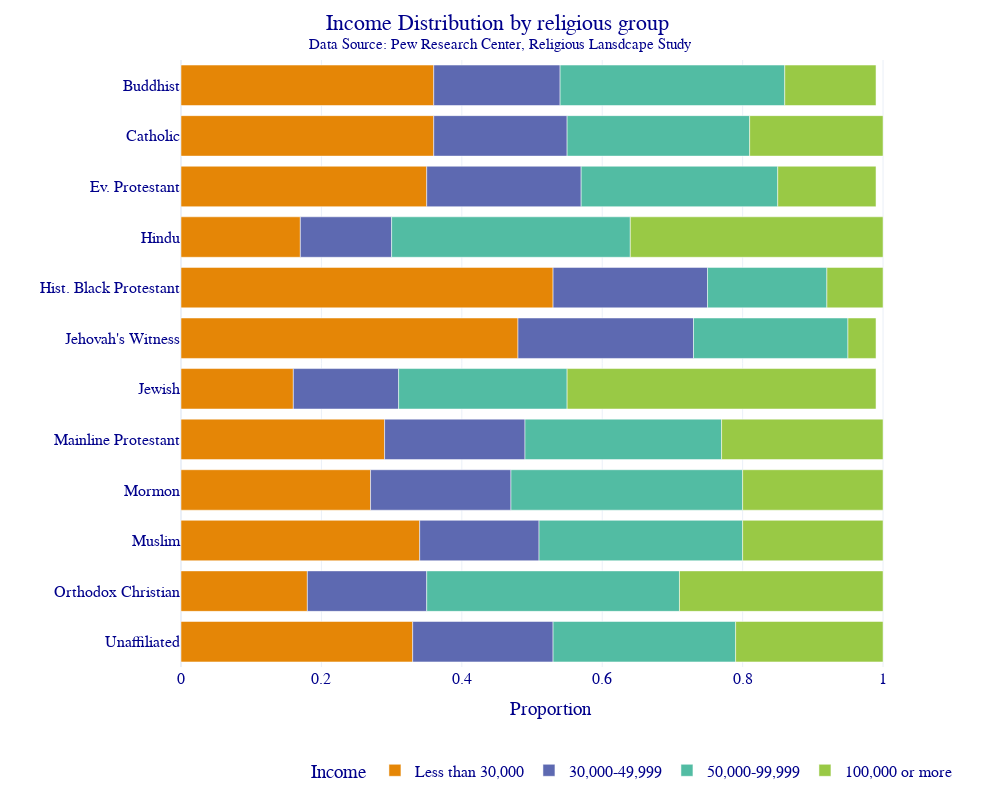

The notebook cell this image was saved under:
### Markdown cell above
## There are SO MANY CUSTOMIZATION OPTIONS!

You are not expected to have all of these options memorized. You should just know that these things are possible and then look up examples for how to do fancier things. I always start simple and then add on from there.

## Final Plot

### Code cell
fig = px.bar(DF_new,
             y='religion',
             x='proportion',
             color='income',
             color_discrete_sequence=px.colors.qualitative.Vivid,
             category_orders={'income' : ['Less than 30,000', '30,000-49,999', '50,000-99,999', '100,000 or more']})

fig.update_layout(template="plotly_white",
                  title='Income Distribution by religious group <br><sup>Data Source: Pew Research Center, Religious Lansdcape Study</sup>',
                  title_x=0.5,
                  yaxis={'categoryorder': 'category descending'},
                  xaxis_title="Proportion",
                  yaxis_title="",
                  legend_title='Income',
                  legend={'orientation':"h",'yanchor':"bottom",'y':-0.2, 'xanchor':"right",'x':1.05},
                  font={'family':"Courier New, monospace",'size':16,'color':"Darkblue"},
                  autosize=False,
                  width=1000,
                  height=800)

fig.show()

### Figure 1 — Plotly figure (JSON) as saved in the notebook; plotly's stock layout.template omitted (floating-point values rounded to 4 significant figures)
{"data": [{"hovertemplate": "income=Less than 30,000<br>proportion=%{x}<br>religion=%{y}<extra></extra>", "legendgroup": "Less than 30,000", "marker": {"color": "rgb(229, 134, 6)", "pattern": {"shape": ""}}, "name": "Less than 30,000", "orientation": "h", "showlegend": true, "textposition": "auto", "type": "bar", "x": [0.36, 0.36, 0.35, 0.17, 0.53, 0.48, 0.16, 0.29, 0.27, 0.34, 0.18, 0.33], "xaxis": "x", "y": ["Buddhist", "Catholic", "Ev. Protestant", "Hindu", "Hist. Black Protestant", "Jehovah's Witness", "Jewish", "Mainline Protestant", "Mormon", "Muslim", "Orthodox Christian", "Unaffiliated"], "yaxis": "y"}, {"hovertemplate": "income=30,000-49,999<br>proportion=%{x}<br>religion=%{y}<extra></extra>", "legendgroup": "30,000-49,999", "marker": {"color": "rgb(93, 105, 177)", "pattern": {"shape": ""}}, "name": "30,000-49,999", "orientation": "h", "showlegend": true, "textposition": "auto", "type": "bar", "x": [0.18, 0.19, 0.22, 0.13, 0.22, 0.25, 0.15, 0.2, 0.2, 0.17, 0.17, 0.2], "xaxis": "x", "y": ["Buddhist", "Catholic", "Ev. Protestant", "Hindu", "Hist. Black Protestant", "Jehovah's Witness", "Jewish", "Mainline Protestant", "Mormon", "Muslim", "Orthodox Christian", "Unaffiliated"], "yaxis": "y"}, {"hovertemplate": "income=50,000-99,999<br>proportion=%{x}<br>religion=%{y}<extra></extra>", "legendgroup": "50,000-99,999", "marker": {"color": "rgb(82, 188, 163)", "pattern": {"shape": ""}}, "name": "50,000-99,999", "orientation": "h", "showlegend": true, "textposition": "auto", "type": "bar", "x": [0.32, 0.26, 0.28, 0.34, 0.17, 0.22, 0.24, 0.28, 0.33, 0.29, 0.36, 0.26], "xaxis": "x", "y": ["Buddhist", "Catholic", "Ev. Protestant", "Hindu", "Hist. Black Protestant", "Jehovah's Witness", "Jewish", "Mainline Protestant", "Mormon", "Muslim", "Orthodox Christian", "Unaffiliated"], "yaxis": "y"}, {"hovertemplate": "income=100,000 or more<br>proportion=%{x}<br>religion=%{y}<extra></extra>", "legendgroup": "100,000 or more", "marker": {"color": "rgb(153, 201, 69)", "pattern": {"shape": ""}}, "name": "100,000 or more", "orientation": "h", "showlegend": true, "textposition": "auto", "type": "bar", "x": [0.13, 0.19, 0.14, 0.36, 0.08, 0.04, 0.44, 0.23, 0.2, 0.2, 0.29, 0.21], "xaxis": "x", "y": ["Buddhist", "Catholic", "Ev. Protestant", "Hindu", "Hist. Black Protestant", "Jehovah's Witness", "Jewish", "Mainline Protestant", "Mormon", "Muslim", "Orthodox Christian", "Unaffiliated"], "yaxis": "y"}], "layout": {"autosize": false, "barmode": "relative", "font": {"color": "Darkblue", "family": "Courier New, monospace", "size": 16}, "height": 800, "legend": {"orientation": "h", "title": {"text": "Income"}, "tracegroupgap": 0, "x": 1.05, "xanchor": "right", "y": -0.2, "yanchor": "bottom"}, "margin": {"t": 60}, "title": {"text": "Income Distribution by religious group <br><sup>Data Source: Pew Research Center, Religious Lansdcape Study</sup>", "x": 0.5}, "width": 1000, "xaxis": {"anchor": "y", "domain": [0, 1], "title": {"text": "Proportion"}}, "yaxis": {"anchor": "x", "categoryorder": "category descending", "domain": [0, 1], "title": {"text": ""}}}}
